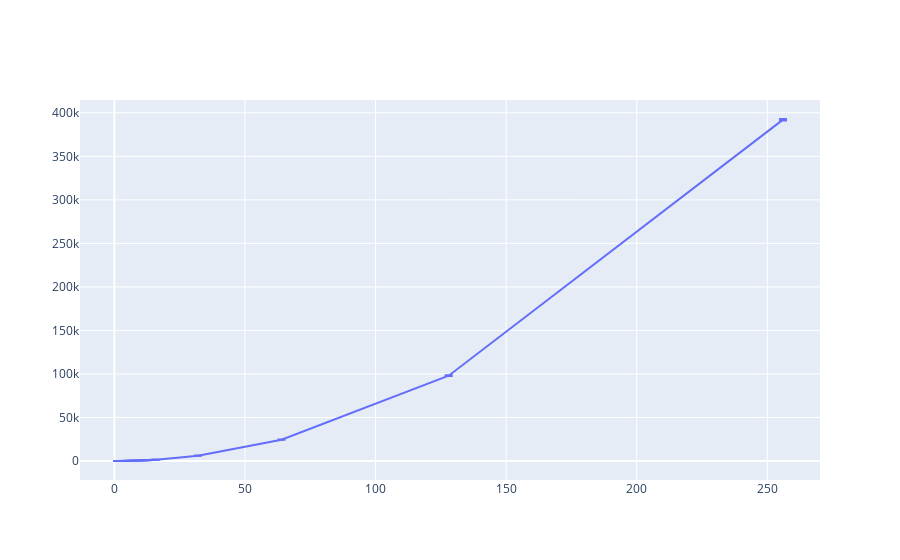

Notebook cell for this chart:
### Code cell
from neqr_output import data as data_NEQR
data=data_NEQR
#plot line graph with depth and qubit and margin of error and on a log scale
import plotly.graph_objects as go

fig = go.Figure(data=go.Scatter(
        x=list(data.keys()),
        y=[np.mean(data[i]["depth"]) for i in data.keys()],
        error_y=dict(
            type='data', # value of error bar given in data coordinates
            symmetric=False,
            array=[max(data[i]["depth"])-np.mean(data[i]["depth"]) for i in data.keys()],
            arrayminus=[max(np.mean(data[i]["depth"])-data[i]["depth"]) for i in data.keys()],
            visible=True)
    ))
fig.show()

### Figure 1 — Plotly figure (JSON) as saved in the notebook; plotly's stock layout.template omitted (floating-point values rounded to 4 significant figures)
{"data": [{"error_y": {"array": [2.9, 5.867, 7.333, 12.37, 18.5, 15.83, 14.73, 18.13, 24.47, 23.8, 27.2, 40.03, 35.07, 54.93, 33.57, 49.07, 72.07, 150.6, 370.5, 724.5], "arrayminus": [2.1, 6.133, 8.667, 7.633, 10.5, 14.17, 19.27, 12.87, 27.53, 31.2, 27.8, 36.97, 35.93, 36.07, 34.43, 52.93, 71.93, 135.4, 404.5, 913.5], "symmetric": false, "type": "data", "visible": true}, "type": "scatter", "x": [1, 2, 3, 4, 5, 6, 7, 8, 9, 10, 11, 12, 13, 14, 15, 16, 32, 64, 128, 256], "y": [6.1, 23.13, 54.67, 94.63, 148.5, 214.2, 295.3, 381.9, 482.5, 594.2, 721.8, 858.0, 1011.0, 1168.0, 1339.0, 1534.0, 6138.0, 24510.0, 98020.0, 392200.0]}], "layout": {}}
